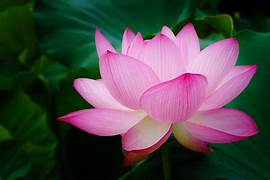
#> input picture flower.jpg, 270 x 180 px, found by its file name
$ python canny.py
#> lines starting #> are read from the running program, lines starting #| are printed output that depends on the picture; after the words box and inside, x2 and y2 are one past the last pixel; in counts of white or black regions, pixels touching at a corner belong together
import cv2
img=cv2.imread('flower.jpg',cv2.IMREAD_GRAYSCALE)
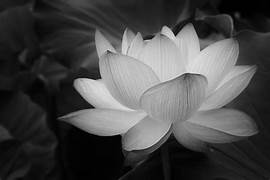
#> img: shape (180, 270); min 0, max 236, mean 72.2
edges=cv2.Canny(img,100,300)
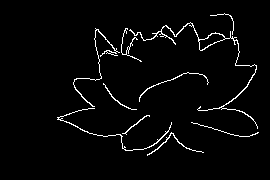
#> edges: shape (180, 270); 2.9% white in thin lines or dots, all inside (x1, y1, x2, y2) = (57, 13, 259, 156)
cv2.imshow("Before canny",img)
cv2.imshow("After canny",edges)
cv2.waitKey(0)
cv2.destroyAllWindows()
